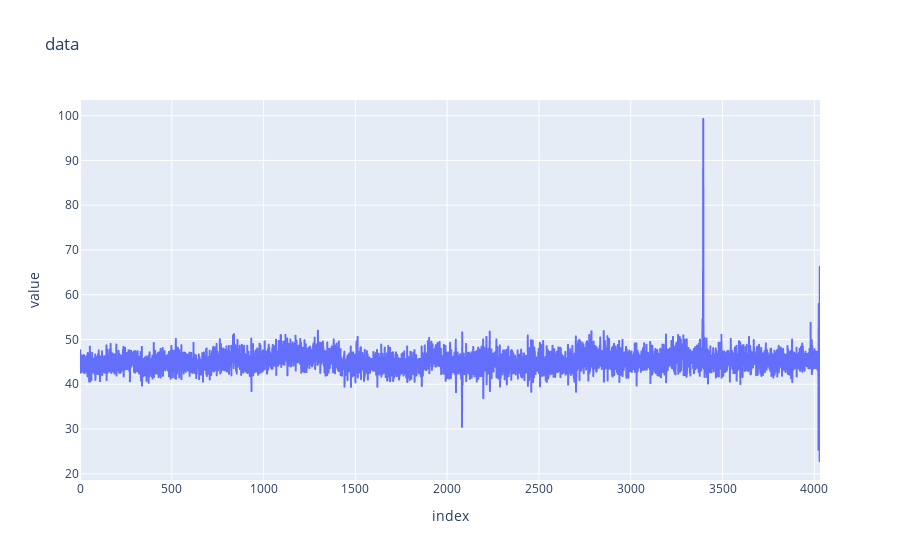

The code cell stored with this chart in its notebook:
### Code cell
fig = px.line(df, y = 'value', title='data')
fig.show()

### Figure 1 — Plotly figure (JSON) as saved in the notebook; plotly's stock layout.template omitted (floating-point values rounded to 4 significant figures; data arrays with more than 128 entries replaced by an {"elided": "..."} marker saying what was removed)
{"data": [{"hovertemplate": "index=%{x}<br>value=%{y}<extra></extra>", "legendgroup": "", "line": {"color": "#636efa", "dash": "solid"}, "mode": "lines", "name": "", "showlegend": false, "type": "scattergl", "x": {"elided": "4032 int values"}, "xaxis": "x", "y": {"elided": "4032 float values"}, "yaxis": "y"}], "layout": {"legend": {"tracegroupgap": 0}, "title": {"text": "data"}, "xaxis": {"anchor": "y", "domain": [0, 1], "title": {"text": "index"}}, "yaxis": {"anchor": "x", "domain": [0, 1], "title": {"text": "value"}}}}
